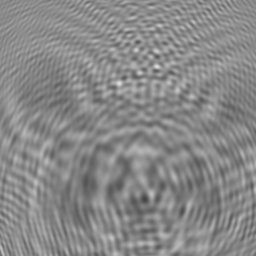
//> input picture Reconstruction algorithm/pika_holo.png, 256 x 256 px, shrunk from 677 x 677 before the run
$ ./test   (built with g++ and OpenCV 4)
//> lines starting //> are read from the running program, lines starting //| are printed output that depends on the picture
//> further down, hologram is the input picture: 256 rows x 256 cols, CV_8UC1; min 67, max 223, mean 135.8
### Reconstruction algorithm/algorithms.cpp

///
/// \file algorithms.cpp
///
/// \author Yoann MASSET - Fabien MOMEY
/// \version Final version
/// \date June 20th 2020
///
/// \brief File grouping the definitions of reconstruction algorithm functions
///

#include "tools.h"
#include "algorithms.h"

#include <iostream>
#include <opencv2/opencv.hpp>
#include <opencv2/highgui.hpp>

using namespace std;
using namespace cv;

#pragma region Simple Backpropagation

// [14 lines left out: function simple_backpropagation, not called in this run]

#pragma endregion


#pragma region Fienup Algorithm

// [69 lines left out: function fienup_algorithm, not called in this run]

#pragma endregion

#pragma region Regularised Inversion Algorithms

// [71 lines left out: function RI_algorithme_ISTA, not called in this run]

void RI_algorithme_FISTA(const Mat& optimal_hologram, Mat& reconstituted_image, Settings& setting, int object, double extremum[], int repetitions)
{
    int final_size[] = { optimal_hologram.rows, optimal_hologram.cols };

    OBJ_TYPE type_object; //Select the good object type
    if (object == 0) type_object = DEPHASING;
    else type_object = ABSORBING;

    Mat Hz, H_z;
    get_fresnel_propagator(setting, Hz, H_z, true, INTENSITY, true, type_object); //We recover the 2 kernel according to the above parameters

    Mat mat_split[2], Gz, temp;
    split(Hz, mat_split);
    mat_split[0].copyTo(Gz);//To have a real kernel with just the real part because imaginary part is set to 0 in this method
    //With the FISTA method, the propagation and back propagation kernel are the same kernel

    Mat hologram_iteration_prev(optimal_hologram.size(), CV_64F, Scalar(0)), hologram_iteration;
    Mat u; //Intermediate matrix
    hologram_iteration_prev.copyTo(u);
    double s_prev = 1, s;

    double max_value;
    multiply(Gz, Gz, temp);
    minMaxIdx(temp, NULL, &max_value); //Take the max of Gz²

    long double c; //Intensity factor
    double t = 1 / (2 * max_value);
    double mu = 1;

    Mat FT, FT_product, inverse_FT;
    Mat m_tild; //Matrix with the direct model
    Mat r; //Matrix with the residues : the difference between the model and the data

    for (int i = 0; i < repetitions; i++)
    {
        cout << i << " ";

        //Calcul of the direct model with propagation
        dft(u, FT, DFT_COMPLEX_OUTPUT);
        my_multiply(Gz, FT, FT_product);
        idft(FT_product, inverse_FT, DFT_REAL_OUTPUT);

        inverse_FT = inverse_FT / (final_size[0] * final_size[1]);

        m_tild = 1 + inverse_FT;


        // Calcul of the optimal c
        multiply(m_tild, optimal_hologram, temp);
        c = sum(temp)[0];
        multiply(m_tild, m_tild, temp);
        c = c * 1.0 / sum(temp)[0];


        r = c * m_tild - optimal_hologram; //Calcul of the residues

        //Back propagation of the residues
        dft(r, FT, DFT_COMPLEX_OUTPUT);
        my_multiply(Gz, FT, FT_product);
        idft(FT_product, inverse_FT, DFT_REAL_OUTPUT);

        r = inverse_FT / (final_size[0] * final_size[1]);


        hologram_iteration = u - 2 * t * c * r; //Soft-thresholding

        //Apply the constraint
        hologram_iteration = max(hologram_iteration, extremum[0]); //min
        hologram_iteration = min(hologram_iteration, extremum[1]); //max

        //Calcul of the new value and matrix for the next iteration
        s = 0.5 * (1 + sqrt(1 + 4 * s_prev * s_prev));
        u = hologram_iteration + (s_prev - 1) / s * (hologram_iteration - hologram_iteration_prev);

        s_prev = s;
        hologram_iteration.copyTo(hologram_iteration_prev);
    }
    cout << endl;
    hologram_iteration.copyTo(reconstituted_image);
}

#pragma endregion

### Reconstruction algorithm/tools.cpp

///
/// \file tools.cpp
///
/// \author Yoann MASSET - Fabien MOMEY
/// \version Final version
/// \date June 20th 2020
///
/// \brief File grouping the definitions of tools useful for image reconstruction
///

#include "tools.h"

#include <iostream>
#include <opencv2/opencv.hpp>
#include <opencv2/highgui.hpp>

using namespace std;
using namespace cv;

#pragma region Matrix Operations

void my_multiply(const Mat& simple_mat, const Mat& complex_mat, Mat& res_mat)
{
    Mat mat_split[2];
    split(complex_mat, mat_split); //We separate the real from the imaginary
    //M * (A+iB) = MA + iMB
    multiply(simple_mat, mat_split[0], mat_split[0]);
    multiply(simple_mat, mat_split[1], mat_split[1]);
    merge(mat_split, 2, res_mat);
}

// [25 lines left out: function complex_multiply, not called in this run]

void complex_multiply(const complex<double>& complex_scalar, const Mat& complex_mat, Mat& res_mat)
{
    Mat complex[2], res[2];
    Mat temp1, temp2;

    double real = complex_scalar.real(), imag = complex_scalar.imag();

    //We separate the complex matrix into a double matrix (real and imaginary part)
    split(complex_mat, complex);

    //(A + iB) * (X + iY) = (AX - BY) + i(AY + BX)

    //For the calcul of the real part: Re = (AX - BY)
    multiply(real, complex[0], temp1);
    multiply(imag, complex[1], temp2);
    res[0] = temp1 - temp2;

    //For the calcul of the imaginary part : Im = (AY + BX)
    multiply(imag, complex[0], temp1);
    multiply(real, complex[1], temp2);
    res[1] = temp1 + temp2;

    merge(res, 2, res_mat);
}

void padding(const Mat& initial_mat, const int x, const int y, const int pad, Mat& resized_mat)
{
    int top_margin, bottom_margin, left_margin, right_margin;

    //We wish to have the same margin all around (to the nearest 1)

    top_margin = floor(1.0 * (x - initial_mat.rows) / 2);
    left_margin = floor(1.0 * (y - initial_mat.cols) / 2);

    if ((x - initial_mat.rows) % 2 == 1) bottom_margin = top_margin + 1;
    else bottom_margin = top_margin;

    if ((y - initial_mat.cols) % 2 == 1) right_margin = left_margin + 1;
    else right_margin = left_margin;

    //We place the initial image in the middle of the final image with the right dimensions and fill the "empty" space with pixels of the chosen value
    copyMakeBorder(initial_mat, resized_mat, top_margin, bottom_margin, left_margin, right_margin, BORDER_CONSTANT, Scalar::all(pad));
}

// [14 lines left out: function complex_display, not called in this run]

#pragma endregion

#pragma region Fourier Transform Tools

void optimal_FT(const Mat& initial_mat, const int pad, Mat& final_mat)
{
    //We get the optimal size for the Fourier transform
    int row_number = getOptimalDFTSize(initial_mat.rows);
    int col_number = getOptimalDFTSize(initial_mat.cols);

    //The padding function is used to resize the image
    padding(initial_mat, row_number, col_number, pad, final_mat);
}

void FT_shift(const Mat& initial_mat, Mat& final_mat)
{
    //The origin of the marker is placed in the center of the image
    int origin_x = initial_mat.cols / 2;
    int origin_y = initial_mat.rows / 2;

    initial_mat.copyTo(final_mat);

    //We create the 4 quadrants of the image to use them more easily
    Mat q0(final_mat, Rect(0, 0, origin_x, origin_y));   //Top left
    Mat q1(final_mat, Rect(origin_x, 0, origin_x, origin_y));  //Top right
    Mat q2(final_mat, Rect(0, origin_y, origin_x, origin_y));  //Bottom left
    Mat q3(final_mat, Rect(origin_x, origin_y, origin_x, origin_y)); //Bottom right

    //Since the origin has been moved, the quadrants must be repositioned in relation to the new origin
    //We have to make a "symmetry" in relation to the new origin
    Mat temp;
    //Swap the top left quadrant with the bottom right quadrant
    q0.copyTo(temp);
    q3.copyTo(q0);
    temp.copyTo(q3);
    //Swap the top right quadrant with the bottom left quadrant
    q1.copyTo(temp);
    q2.copyTo(q1);
    temp.copyTo(q2);
}

#pragma endregion

#pragma region Reconstruction Operators

void get_fresnel_propagator(const Settings& setting, Mat& Hz, Mat& H_z, bool flag_phaseref, HOLOGRAM_TYPE hologram_type, bool flag_linearize, OBJ_TYPE object_type)
{
    //Define the kernel type

    KERNEL_TYPE kernel_type = HZ;
    if (hologram_type == INTENSITY && flag_linearize)
    {
        flag_phaseref = false;
        kernel_type = GZ_DEPHASING;

        if (object_type == ABSORBING) kernel_type = GZ_ABSORBING;
    }

    complex<double> temp_calcul;
    double k0 = 2 * setting.n0 * CV_PI / setting.lambda; //Constant k0
    Vec2d* temp; //Pointer to the pixels of a matrix
    Hz = Mat(setting.width, setting.height, CV_64FC2);
    Mat mat_split[2];

    double z_shannon = MAX(setting.width, setting.height) * pow(setting.pixel_size, 2) / setting.lambda; //Shannon's criterion for using the most suitable method is defined as follows

    if (setting.z >= z_shannon)
    {
        //Analytical impulse response in the space domain + FFT
        cout << "Impulse response\n";

        double x, y;
        complex<double> n0_on_i_lambda_z = setting.n0 / 1i / setting.lambda / setting.z;

        for (int i = 0; i < setting.width; i++)
        {
            x = (i - (floor(0.5 * ((double)setting.width - 1)) + 1)) * setting.pixel_size;
            for (int j = 0; j < setting.height; j++)
            {
                y = (j - (floor(0.5 * ((double)setting.height - 1)) + 1)) * setting.pixel_size;

                temp_calcul = exp(setting.n0 * 1i * CV_PI / setting.lambda / setting.z * (pow(x, 2) + pow(y, 2)));

                temp = &Hz.at<Vec2d>(i, j);
                (*temp)[0] = temp_calcul.real();
                (*temp)[1] = temp_calcul.imag();
            }
        }
        complex_multiply(n0_on_i_lambda_z, Hz, Hz);

        if (flag_phaseref)
        {
            temp_calcul = exp(1i * k0 * setting.z);
            complex_multiply(temp_calcul, Hz, Hz);
        }

        if (kernel_type != HZ)
        {
            split(Hz, mat_split);
            if (kernel_type == GZ_DEPHASING)
            {
                mat_split[0] = -2 * mat_split[1];
                mat_split[1] = 0;
            }
            if (kernel_type == GZ_ABSORBING)
            {
                mat_split[0] = 2 * mat_split[0];
                mat_split[1] = 0;
            }
            merge(mat_split, 2, Hz);
        }

        FT_shift(Hz, Hz);
        dft(Hz, Hz, DFT_COMPLEX_OUTPUT);
        multiply(pow(setting.pixel_size, 2), Hz, Hz);

        //We do the conjugate of Hz to find H_z
        split(Hz, mat_split);
        mat_split[1] = -mat_split[1];
        merge(mat_split, 2, H_z);
    }
    else
    {
        //Fourier-domain analytical transfer function
        cout << "Transfer function\n";

        double u, v;
        complex<double> i_pi_lambda_z = -1i * CV_PI * setting.lambda * setting.z / setting.n0;

        for (int i = 0; i < setting.width; i++)
        {
            u = (i - (floor(0.5 * ((double)setting.width - 1)) + 1)) / setting.width / setting.pixel_size;
            for (int j = 0; j < setting.height; j++)
            {
                v = (j - (floor(0.5 * ((double)setting.height - 1)) + 1)) / setting.height / setting.pixel_size;

                temp_calcul = exp(i_pi_lambda_z * (pow(u, 2) + pow(v, 2)));

                temp = &Hz.at<Vec2d>(i, j);
                (*temp)[0] = temp_calcul.real();
                (*temp)[1] = temp_calcul.imag();
            }
        }
        FT_shift(Hz, Hz);

        if (flag_phaseref)
        {
            temp_calcul = exp(1i * k0 * setting.z);
            complex_multiply(temp_calcul, Hz, Hz);
        }

        if (kernel_type != HZ)
        {
            idft(Hz, Hz, DFT_COMPLEX_OUTPUT);
            split(Hz, mat_split);
            if (kernel_type == GZ_DEPHASING)
            {
                mat_split[0] = -2 * mat_split[1];
                mat_split[1] = 0;
            }
            if (kernel_type == GZ_ABSORBING)
            {
                mat_split[0] = 2 * mat_split[0];
                mat_split[1] = 0;
            }
            merge(mat_split, 2, Hz);
            dft(Hz, Hz, DFT_COMPLEX_OUTPUT);
        }

        //We do the conjugate of Hz to find H_z
        split(Hz, mat_split);
        mat_split[1] = -mat_split[1];
        merge(mat_split, 2, H_z);
    }
}

void image_calibration(const Mat& initial_hologram, Mat& optimal_hologram, int do_padding, int do_sqrt)
{
//> called with do_padding = 1, do_sqrt = 0
    initial_hologram.convertTo(optimal_hologram, CV_64F);
    if (do_sqrt == 1) sqrt(optimal_hologram, optimal_hologram); //We do the square root of the hologram, because the recovered data are the square of the module

    int initial_size[] = { initial_hologram.rows, initial_hologram.cols };
//> initial_size = [256, 256]

    Scalar mean_value = mean(optimal_hologram); //We calculate the average of the image
//> mean_value = Scalar(135.8)
    optimal_hologram = optimal_hologram / mean_value; //We normalize the image by dividing it by its average
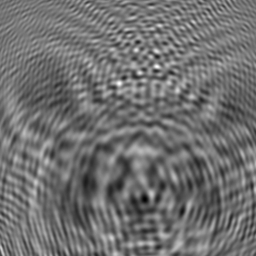
//> optimal_hologram: 256 rows x 256 cols, CV_64FC1; min 0.493, max 1.64, mean 1; drawn with min black and max white
    int pad = 1; //We put a border of 1 because we normalized by dividing by the mean

    if (do_padding == 1) padding(optimal_hologram, initial_size[0] * 2, initial_size[1] * 2, pad, optimal_hologram); //Double the size of the image to avoid aliasing
//> in padding, `copyMakeBorder(initial_mat, resized_mat, top_margin, bottom_margin, le..`:
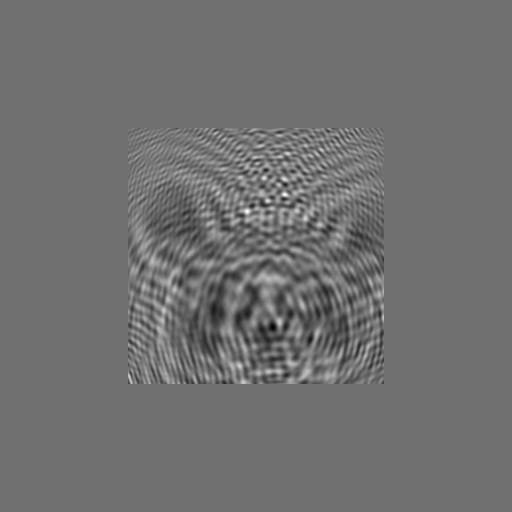
//> initial_mat: 512 rows x 512 cols, CV_64FC1; min 0.493, max 1.64, mean 1; drawn with min black and max white
    optimal_FT(optimal_hologram, pad, optimal_hologram);
}

#pragma endregion

### Reconstruction algorithm/test.cpp

///
/// \file test.cpp
///
/// \author Yoann MASSET - Fabien MOMEY
/// \version Final version
/// \date June 20th 2020
///
/// \brief Main file for testing algorithm reconstruction
///
/// All necessary files are availabale on GitHub
///

#define _SILENCE_EXPERIMENTAL_FILESYSTEM_DEPRECATION_WARNING

#include "tools.h"
#include "algorithms.h"

#include <iostream>
#include <fstream>
#include <opencv2/highgui.hpp>
#include <experimental/filesystem>

using namespace std;
using namespace cv;
namespace fs = std::experimental::filesystem;

int main()
{
	double e1 = getTickCount();

	/*
	Image choice :
		1 = dephasing image
		2 = absorbing image
	*/
	int image_choice = 2;

	/*
	Method choice :
		1 = Simple backpropagation
		2 = Fienup method
		3 = Regularised inversion method (FISTA)
	*/
	int method_choice = 3;

	double start_z, end_z, step_z;
	string source_file, dest_files;
	int do_padding, object;

	Settings param;
	double extremums[2] = EXTREMUMS;
	CalculMethod calcul_method;

	cout << "\n****************************************************************************************************\n";

	switch (image_choice)
	{
	case 1:
		cout << "Dephasing hologram reconstruction ";
		source_file = "2019_06_07_billes1mu_63_JOSAA/Basler_daA1920-30um_(22030948)_20190607_122251706_0012_crop.tiff";
		dest_files = "test"; //The destination folder must be created before executing this code

		start_z = 5e-6;
		end_z = 10e-6;
		step_z = 0.3e-6;

		param.mag = 56.7;
		param.n0 = 1.52;

		param.lambda = 532e-9;
		param.pixel_size = 2.2e-6 / param.mag;

		do_padding = 1; //We do padding
		object = 0; //Dephasing object

		if (method_choice == 1) calcul_method = MODULE_CALCUL;
		else calcul_method = PHASE_CALCUL;

		extremums[0] = 0;
		extremums[1] = CV_PI / 2;

		break;

	case 2:
		cout << "Absorbing hologram reconstruction ";
		source_file = "pika_holo.png";
		dest_files = "test"; //The destination folder must be created before executing this code

		start_z = 2.5e-5;
		end_z = 4e-5;
		step_z = 1e-6;
		param.lambda = 6e-7;
		param.pixel_size = 4.4e-8;

		param.mag = 56.7;
		param.n0 = 1.52;

		do_padding = 1; //We do padding
		object = 1; //Absorbing object

		calcul_method = MODULE_CALCUL;

		if (method_choice == 3)
		{
			extremums[0] = -1;
			extremums[1] = 0;
		}
		else
		{
			extremums[0] = 0;
			extremums[1] = 1;
		}
		break;

	default:
		cout << "Can not find the image choice !" << endl;
		return -1;
		break;
	}

	int do_sqrt, repetitions;
	switch (method_choice)
	{
	case 1:
		cout << "with simple backpropagation method !\n";
		do_sqrt = 1;
		break;

	case 2:
		cout << "with Fienup method !\n";
		do_sqrt = 1;
		repetitions = 5;
		break;

	case 3:
		cout << "with regularised inversion method (FISTA) !\n";
		do_sqrt = 0;
		repetitions = 10;
		break;

	default:
		cout << "Can not apply this reconstruction method ! Choose a method between 1 and 3\n";
		return -1;
		break;
	}
	cout << "****************************************************************************************************\n\n";

	Mat hologram = imread(source_file, IMREAD_UNCHANGED);
	if (hologram.empty())
	{
		cout << "Can not open or read the image !" << endl;
		return -1;
	}
	Mat reconstituted_image;

	Mat optimal_hologram;
	image_calibration(hologram, optimal_hologram, do_padding, do_sqrt);

	int initial_size[] = { hologram.rows, hologram.cols };
//> initial_size = [256, 256]
	int final_size[] = { optimal_hologram.rows, optimal_hologram.cols };
//> final_size = [512, 512]

	//We change the size parameters
	param.width = final_size[0];
	param.height = final_size[1];

	int i = 0;
	//We reconstitute the hologram for each z value between start_z and end_z with a step_z between each value

	for (double z = start_z; z <= end_z; z += step_z)
	{
		param.z = z;

		switch (method_choice)
		{
		case 1:
			simple_backpropagation(optimal_hologram, reconstituted_image, param);
			break;

		case 2:
			fienup_algorithm(optimal_hologram, reconstituted_image, param, object, extremums, repetitions);
			break;

		case 3:
			RI_algorithme_FISTA(optimal_hologram, reconstituted_image, param, object, extremums, repetitions);
			break;

		default:
			cout << "Can not apply this reconstruction method ! Choose a method between 1 and 3\n";
			return -1;
			break;
		}

		int row_margin = floor(1.0 * (final_size[0] - initial_size[0]) / 2), col_margin = floor(1.0 * (final_size[1] - initial_size[1]) / 2);
		Mat(reconstituted_image, Rect(col_margin, row_margin, initial_size[1], initial_size[0])).copyTo(reconstituted_image);

		if (method_choice == 1 || method_choice == 2) complex_display(reconstituted_image, reconstituted_image, calcul_method); //Converting the final complex image into a displayable image by calculating its phase or module
		// Only for simple backpropagation and Fienup

		normalize(reconstituted_image, reconstituted_image, 0, 65535, NORM_MINMAX); //Normalizing the image so that it can be registered under an extension on 16 bits
		reconstituted_image.convertTo(reconstituted_image, CV_16U);

		imwrite(dest_files + "/Res" + to_string(i) + ".png", reconstituted_image); //Save the final_image

		i++;
	}
//> this loop made 16 passes
//> (imag in complex_multiply, max_value in RI_algorithme_FISTA, t in RI_algorithme_FISTA) on passes 1 to 12: (-1.01e+11, 7.76, 0.0644), (-9.74e+10, 7.23, 0.0691), (-9.38e+10, 6.64, 0.0753), (-9.05e+10, 6.04, 0.0828), (-8.74e+10, 6.92, 0.0722), (-8.44e+10, 8.15, 0.0614), (-8.17e+10, 6.51, 0.0768), (-7.92e+10, 6.55, 0.0764), (-7.68e+10, 7.88, 0.0634), (-7.45e+10, 6.83, 0.0732), (-7.24e+10, 7.66, 0.0653), (-7.04e+10, 7.32, 0.0683)
//> pass 1, in complex_multiply, `multiply(imag, complex[1], temp2);`:
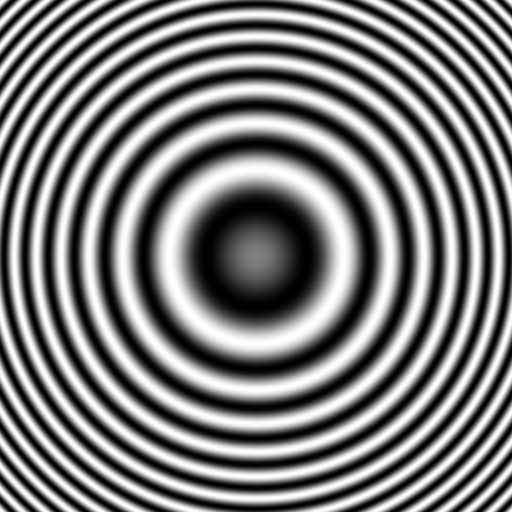
//> temp2: 512 rows x 512 cols, CV_64FC1; min -1.01e+11, max 1.01e+11, mean -2.31e+09; drawn with min black and max white
//> pass 1, in complex_multiply, `multiply(imag, complex[0], temp1);`:
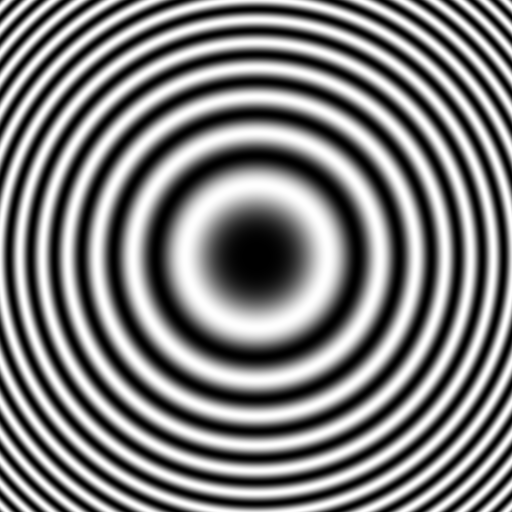
//> temp1: 512 rows x 512 cols, CV_64FC1; min -1.01e+11, max 1.01e+11, mean 119441222; drawn with min black and max white
//> after the loop:
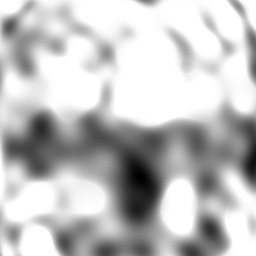
//> reconstituted_image: 256 rows x 256 cols, CV_16UC1; min 0, max 65535, mean 49502.7; drawn with min black and max white
//> after the loop, i = 16

	double e2 = getTickCount();
	double seconds = (e2 - e1) / getTickFrequency();
	cout << "\nThe program ran in " << seconds << " seconds !\n";

	return 0;
}
